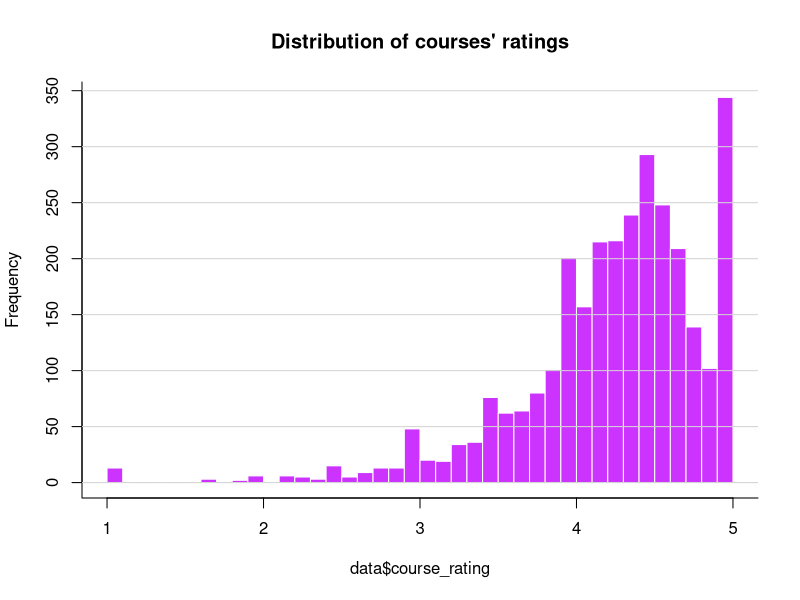
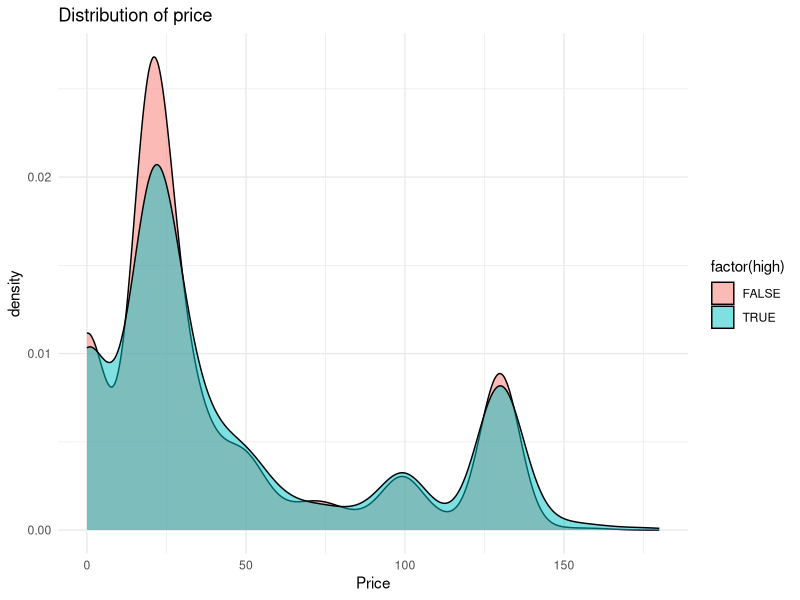

Recreate these plots in R, in order.
## ---- chunk 1
library(tidyr)
library(dplyr)
library(ggplot2)
library(MASS)
## ---- chunk 2
data <- read.csv("udemy_dataset.csv")
data <- data[, c(5,6,7,8,9,10,12)]
data$course_level[data$course_level == "Beginner"] <- 0
data$course_level[data$course_level == "Intermediate"] <- 1
data$course_level[data$course_level == "Expert"] <- 2
data$course_level[data$course_level == "All Levels"] <- 3
data$course_level <- as.integer(data$course_level)
## ---- chunk 3
hist(data$course_rating, col = "#cc33ff", border = "white", main="Distribution of courses' ratings", breaks = seq(1,5,0.1))
box(bty="l")
grid(nx=NA,ny=NULL,lty=1,lwd=1,col="lightgrey")
## ---- chunk 4
data$high <- data$course_rating > 4
summary(data)
## ---- chunk 5
ggplot(data, aes(x=price,fill=factor(high)))+geom_density(alpha=0.5)+
 xlab(label = "Price")+
 ggtitle("Distribution of price")+
 theme_minimal()
